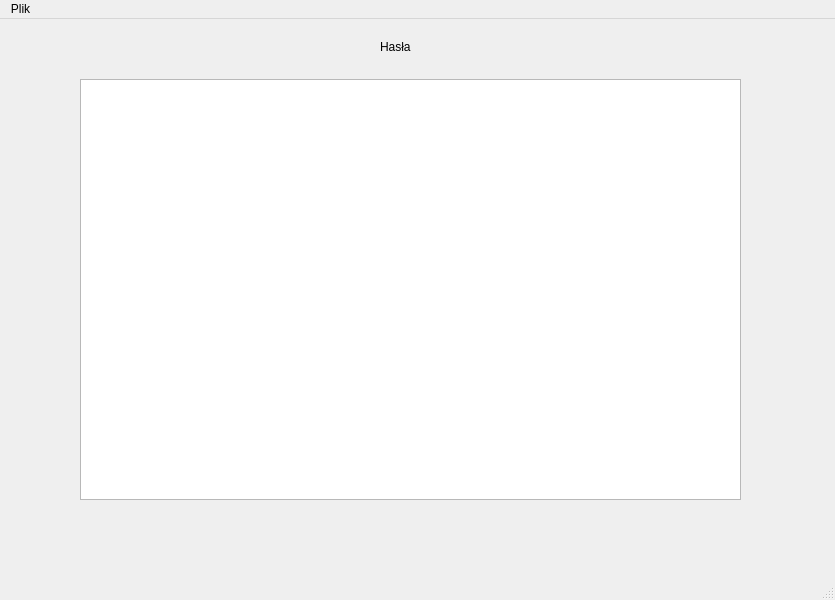
<?xml version="1.0" encoding="UTF-8"?>
<ui version="4.0">
 <class>UnlockedWindow</class>
 <widget class="QMainWindow" name="UnlockedWindow">
  <property name="geometry">
   <rect>
    <x>0</x>
    <y>0</y>
    <width>835</width>
    <height>600</height>
   </rect>
  </property>
  <property name="windowTitle">
   <string>Menedżer haseł</string>
  </property>
  <widget class="QWidget" name="centralwidget">
   <widget class="QLabel" name="label">
    <property name="geometry">
     <rect>
      <x>380</x>
      <y>20</y>
      <width>51</width>
      <height>16</height>
     </rect>
    </property>
    <property name="text">
     <string>Hasła</string>
    </property>
   </widget>
   <widget class="QTableWidget" name="tableWidget">
    <property name="geometry">
     <rect>
      <x>80</x>
      <y>60</y>
      <width>661</width>
      <height>421</height>
     </rect>
    </property>
   </widget>
  </widget>
  <widget class="QMenuBar" name="menubar">
   <property name="geometry">
    <rect>
     <x>0</x>
     <y>0</y>
     <width>835</width>
     <height>19</height>
    </rect>
   </property>
   <widget class="QMenu" name="menuPlik">
    <property name="title">
     <string>Plik</string>
    </property>
    <addaction name="actionNew"/>
    <addaction name="actionOpen"/>
    <addaction name="actionSaveAs"/>
    <addaction name="actionChangeMasterPassword"/>
    <addaction name="actionLock"/>
    <addaction name="actionClose"/>
   </widget>
   <addaction name="menuPlik"/>
  </widget>
  <widget class="QStatusBar" name="statusbar"/>
  <action name="actionNew">
   <property name="text">
    <string>Nowy</string>
   </property>
  </action>
  <action name="actionOpen">
   <property name="text">
    <string>Otwórz</string>
   </property>
  </action>
  <action name="actionSaveAs">
   <property name="text">
    <string>Zapisz jako</string>
   </property>
  </action>
  <action name="actionChangeMasterPassword">
   <property name="text">
    <string>Zmień hasło główne</string>
   </property>
  </action>
  <action name="actionLock">
   <property name="text">
    <string>Zablokuj</string>
   </property>
  </action>
  <action name="actionClose">
   <property name="text">
    <string>Zamknij</string>
   </property>
  </action>
 </widget>
 <resources/>
 <connections/>
</ui>
